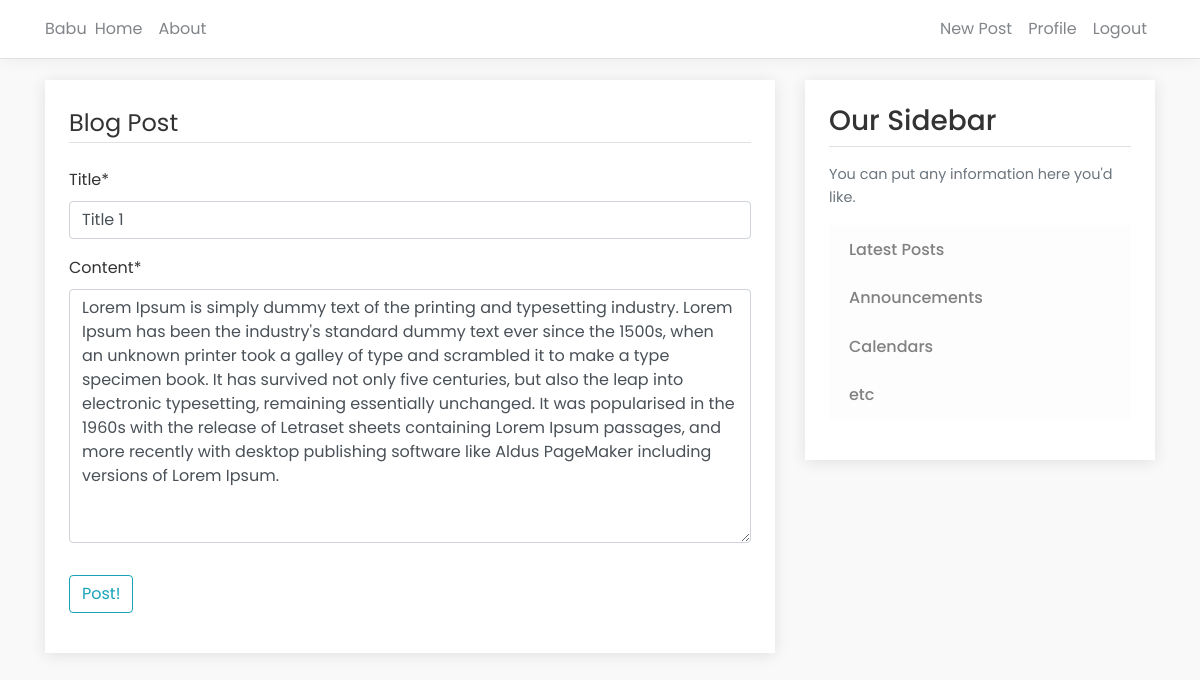
The app's page /post/1/update/ (signed in) with its own data.
### blog/models.py (models this page shows, shortened)
class Post(models.Model):
    title = models.CharField(max_length=100)
    content = models.TextField()
    date_posted = models.DateTimeField(default=timezone.now)
    author = models.ForeignKey(User, on_delete=models.CASCADE)

### blog/views.py (the view, shortened to what this page needs)
# urls.py: path('post/<int:pk>/update/', PostUpdateView.as_view(), name='post-update'),
class PostUpdateView(LoginRequiredMixin, UserPassesTestMixin, UpdateView):
    model = Post
    fields = ['title', 'content']
    def test_func(self):
        post = self.get_object()
        if self.request.user == post.author:
            return True
        return False

### blog/templates/blog/post_form.html (shortened to what this page needs)
{% extends "blog/base.html" %}
{% load crispy_forms_tags %}
{% block content %}
	<div class="content-section">
		<form method="POST">
			<fieldset class="form-group">
				<legend class="border-bottom mb-4">Blog Post</legend>
				{{ form|crispy }}
			</fieldset>
			<div class="form-group">
				<button class="btn btn-outline-info" type="submit">Post!</button>
			</div>
		</form>
	</div>
{% endblock content %}

### blog/static/blog/main.css (style rules this page uses)
body { font-family: 'Poppins', sans-serif; line-height: 1.6; color: #333; background: #f9f9f9; }
.content-section { background: #fff; padding: 1.5rem; margin-bottom: 1.5rem; box-shadow: 0 2px 15px rgba(0, 0, 0, 0.1); }

### records on screen
Post: title "Title 1", content "Lorem Ipsum is simply dummy text of the printing and typesetting industry. Lorem Ipsum has been the industry's standard dummy text ever since the 1500s, when an unknown printer took a galley of type and scrambled it to make a type specimen book. It has survived not only five centuries, but also the leap into electronic typesetting, remaining essentially unchanged. It was popularised in the 1960s with the release of Letraset sheets containing Lorem Ipsum passages, and more recently with desktop publishing software like Aldus PageMaker including versions of Lorem Ipsum."
